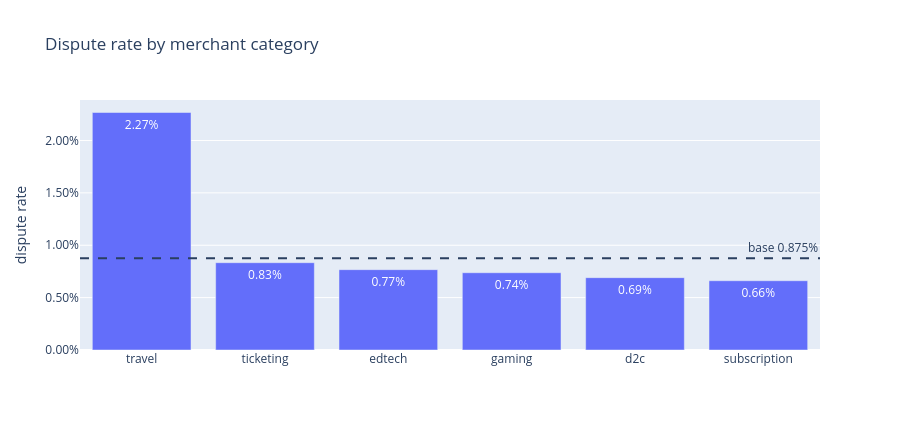
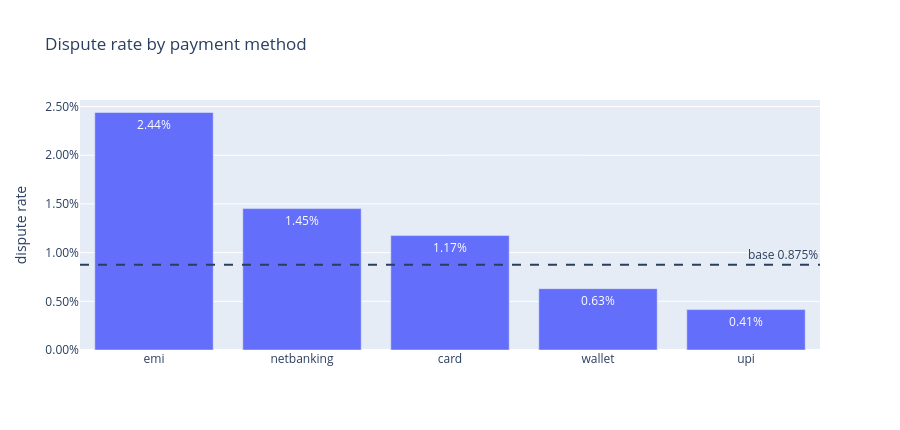

Notebook cell for these charts, in order:
### Markdown cell above
## Chart 3: dispute rate by segment (reusable helper)

### Code cell
def segment_stats(df: pd.DataFrame, col: str, min_n: int = MIN_SEGMENT_N) -> pd.DataFrame:
    """Dispute rate, volume and average amount per value of `col`.
    Returns all segments; `below_min_n` marks the ones too small to read as signal."""
    out = (
        df.groupby(col, dropna=False)
          .agg(transaction_count=("is_disputed", "size"),
               dispute_rate=("is_disputed", "mean"),
               avg_amount=("amount", "mean"))
          .reset_index()
          .rename(columns={col: "segment_value"})
    )
    out["segment_type"] = col
    out["below_min_n"] = out["transaction_count"] < min_n
    return out.sort_values("dispute_rate", ascending=False)


def plot_segment(df: pd.DataFrame, col: str, title: str) -> go.Figure:
    s = segment_stats(df, col)
    s = s.loc[~s["below_min_n"]]
    fig = px.bar(s, x="segment_value", y="dispute_rate",
                 hover_data={"transaction_count": ":,", "avg_amount": ":.0f"},
                 text=s["dispute_rate"].map("{:.2%}".format), title=title)
    fig.add_hline(y=base_rate, line_dash="dash",
                  annotation_text=f"base {base_rate:.3%}")
    fig.update_layout(yaxis_tickformat=".2%", yaxis_title="dispute rate",
                      xaxis_title="", height=430, showlegend=False)
    return fig


plot_segment(eda, "merchant_category", "Dispute rate by merchant category").show()
plot_segment(eda, "method",            "Dispute rate by payment method").show()

### Figure 1 — Plotly figure (JSON) as saved in the notebook; plotly's stock layout.template omitted (floating-point values rounded to 4 significant figures)
{"data": [{"customdata": [[12000.0, 12150.0], [12000.0, 832.3], [12000.0, 4419.0], [24000.0, 375.4], [42000.0, 1487.0], [17990.0, 461.8]], "hovertemplate": "segment_value=%{x}<br>dispute_rate=%{y}<br>text=%{text}<br>transaction_count=%{customdata[0]:,}<br>avg_amount=%{customdata[1]:.0f}<extra></extra>", "legendgroup": "", "marker": {"color": "#636efa", "pattern": {"shape": ""}}, "name": "", "orientation": "v", "showlegend": false, "text": ["2.27%", "0.83%", "0.77%", "0.74%", "0.69%", "0.66%"], "textposition": "auto", "type": "bar", "x": ["travel", "ticketing", "edtech", "gaming", "d2c", "subscription"], "xaxis": "x", "y": [0.02267, 0.008334, 0.007669, 0.007377, 0.006905, 0.006614], "yaxis": "y"}], "layout": {"annotations": [{"showarrow": false, "text": "base 0.875%", "x": 1, "xanchor": "right", "xref": "x domain", "y": 0.008751, "yanchor": "bottom", "yref": "y"}], "barmode": "relative", "height": 430, "legend": {"tracegroupgap": 0}, "shapes": [{"line": {"dash": "dash"}, "type": "line", "x0": 0, "x1": 1, "xref": "x domain", "y0": 0.008751, "y1": 0.008751, "yref": "y"}], "showlegend": false, "title": {"text": "Dispute rate by merchant category"}, "xaxis": {"anchor": "y", "domain": [0, 1], "title": {"text": ""}}, "yaxis": {"anchor": "x", "domain": [0, 1], "tickformat": ".2%", "title": {"text": "dispute rate"}}}}

### Figure 2 — Plotly figure (JSON) as saved in the notebook; plotly's stock layout.template omitted (floating-point values rounded to 4 significant figures)
{"data": [{"customdata": [[4798.0, 14030.0], [14400.0, 7349.0], [37190.0, 1220.0], [10800.0, 672.8], [52790.0, 1190.0]], "hovertemplate": "segment_value=%{x}<br>dispute_rate=%{y}<br>text=%{text}<br>transaction_count=%{customdata[0]:,}<br>avg_amount=%{customdata[1]:.0f}<extra></extra>", "legendgroup": "", "marker": {"color": "#636efa", "pattern": {"shape": ""}}, "name": "", "orientation": "v", "showlegend": false, "text": ["2.44%", "1.45%", "1.17%", "0.63%", "0.41%"], "textposition": "auto", "type": "bar", "x": ["emi", "netbanking", "card", "wallet", "upi"], "xaxis": "x", "y": [0.02439, 0.01452, 0.01175, 0.006297, 0.004148], "yaxis": "y"}], "layout": {"annotations": [{"showarrow": false, "text": "base 0.875%", "x": 1, "xanchor": "right", "xref": "x domain", "y": 0.008751, "yanchor": "bottom", "yref": "y"}], "barmode": "relative", "height": 430, "legend": {"tracegroupgap": 0}, "shapes": [{"line": {"dash": "dash"}, "type": "line", "x0": 0, "x1": 1, "xref": "x domain", "y0": 0.008751, "y1": 0.008751, "yref": "y"}], "showlegend": false, "title": {"text": "Dispute rate by payment method"}, "xaxis": {"anchor": "y", "domain": [0, 1], "title": {"text": ""}}, "yaxis": {"anchor": "x", "domain": [0, 1], "tickformat": ".2%", "title": {"text": "dispute rate"}}}}
